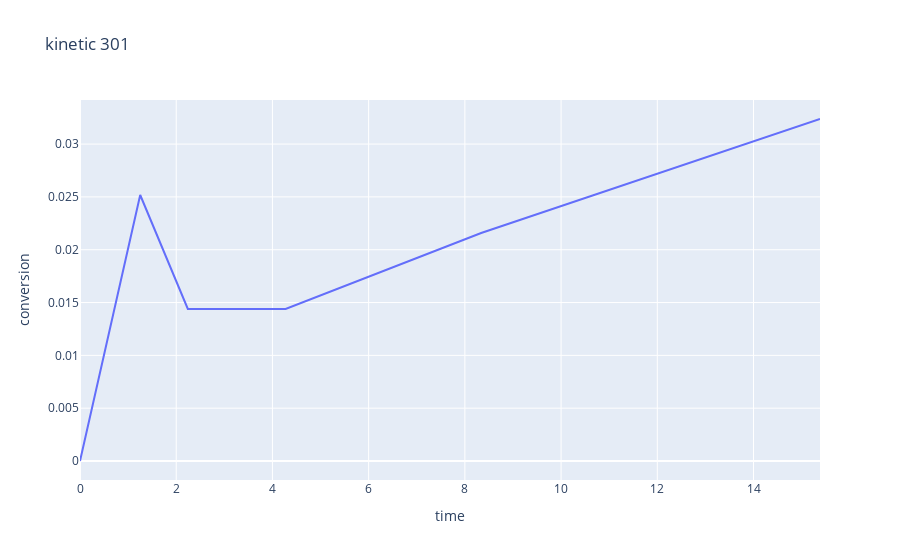

Notebook code cell kept with this figure:
### Code cell
# manually exclude experiment 301 as it disturbs the covariance plotting and has an unreasonable conversion value course.
if kinetic_curves[301]["exp_nr"].iloc[1] == "301":
    print(kinetic_curves[301])
    fig = px.line(kinetic_curves[301].dropna(subset="conversion"), x="time", y="conversion", title=f"kinetic 301 ", labels={"x":"time", "y":"conversion"})
    fig.show()
    kinetic_curves.pop(301)
else:
    print("Cell was already run. Experiment is deleted.")

### Figure 1 — Plotly figure (JSON) as saved in the notebook; plotly's stock layout.template omitted (floating-point values rounded to 4 significant figures)
{"data": [{"hovertemplate": "time=%{x}<br>conversion=%{y}<extra></extra>", "legendgroup": "", "line": {"color": "#636efa", "dash": "solid"}, "marker": {"symbol": "circle"}, "mode": "lines", "name": "", "orientation": "h", "showlegend": false, "x": [0.0, 1.251, 2.242, 4.274, 8.339, 15.38], "xaxis": "x", "y": [0, 0.02518, 0.01439, 0.01439, 0.02158, 0.03237], "yaxis": "y", "type": "scatter"}], "layout": {"xaxis": {"anchor": "y", "domain": [0.0, 1.0], "title": {"text": "time"}}, "yaxis": {"anchor": "x", "domain": [0.0, 1.0], "title": {"text": "conversion"}}, "legend": {"tracegroupgap": 0}, "title": {"text": "kinetic 301 "}}}
